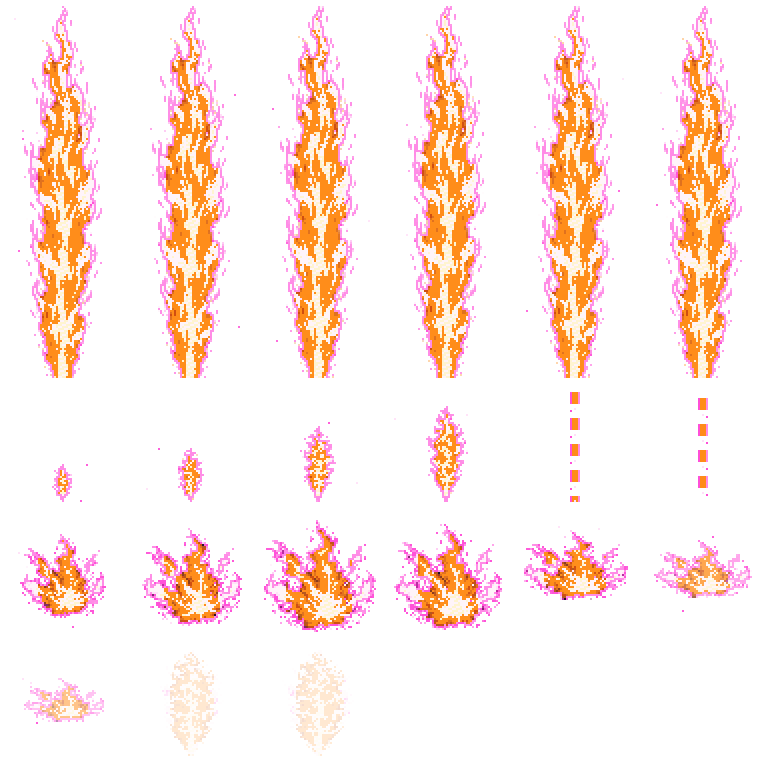
#> input picture Pause/Assets/Art/Attacks/Ember~/ember_attack_mineflame.png, 768 x 768 px
$ python verify.py
#> lines starting #> are read from the running program, lines starting #| are printed output that depends on the picture; after the words box and inside, x2 and y2 are one past the last pixel; in counts of white or black regions, pixels touching at a corner belong together
"""Pixel and animation audit for ember_attack_mineflame.png."""
from __future__ import annotations

import colorsys
from pathlib import Path

import numpy as np
from PIL import Image

ROOT = Path(__file__).resolve().parent.parent
PATH = ROOT / "ember_attack_mineflame.png"
RESERVED = {(3, 3), (4, 3), (5, 3)}


def cell(im: np.ndarray, col: int, row: int) -> np.ndarray:
    top = 0 if row == 0 else (row + 2) * 128
    height = 384 if row == 0 else 128
    return im[top : top + height, col * 128 : (col + 1) * 128]


def hue_counts(pixels: np.ndarray) -> tuple[float, list[float], int]:
    if not len(pixels):
        return 0, [0] * 4, 0
    pink = 0
    pickups = [0, 0, 0, 0]
    red = 0
    for r, g, b, _ in pixels:
        hue, sat, val = colorsys.rgb_to_hsv(r / 255, g / 255, b / 255)
        hue *= 360
        pink += (300 <= hue <= 340 and sat >= .18) or (val >= .88 and sat <= .25)
        if sat > .65:
            for i, target in enumerate((178, 82, 259, 37)):
                pickups[i] += min(abs(hue - target), 360 - abs(hue - target)) <= 20
        red += (hue >= 345 or hue <= 15) and sat > .5
    return 100 * pink / len(pixels), [100 * n / len(pixels) for n in pickups], red


def difference(a: np.ndarray, b: np.ndarray) -> float:
    opaque = (a[:, :, 3] > 24) | (b[:, :, 3] > 24)
    if not opaque.any():
        return 0
    changed = np.any(a != b, axis=2) & opaque
    return 100 * changed.sum() / opaque.sum()


def run() -> None:
    image = Image.open(PATH)
#> image is the input picture: PIL image 768x768 RGBA; mean R, G, B, A 60.8, 40.3, 33.9, 55.6
    size_ok = image.size == (768, 768)
#> size_ok = True
    rgba_ok = image.mode == "RGBA"
#> rgba_ok = True
    im = np.array(image.convert("RGBA"))
    failures = []
    if not size_ok or not rgba_ok:
        failures.append("size/RGBA")
    print(f"file: {PATH.name} | size {image.size} {'OK' if size_ok else 'FAIL'} | RGBA {'OK' if rgba_ok else 'FAIL'}")
#| file: ember_attack_mineflame.png | size (768, 768) OK | RGBA OK
    print("cell          ink  border pink%  near178/82/259/37%       red  width")
    print("-----------------------------------------------------------------------")
    for row in range(4):
        for col in range(6):
            c = cell(im, col, row)
            alpha = c[:, :, 3]
            nonempty = int((alpha > 24).sum())
            reserved = (col, row) in RESERVED
            border = np.zeros(alpha.shape, dtype=bool)
            border[:6] = border[-6:] = border[:, :6] = border[:, -6:] = True
            border_ok = not np.any(alpha[border] > 24)
            pixels = c[alpha > 24]
            pink, pickups, red = hue_counts(pixels)
            xs = np.where(alpha > 24)[1]
            width = int(xs.max() - xs.min() + 1) if len(xs) else 0
            label = f"r{row}c{col}"
            if reserved:
                print(f"{label:5} reserved  {'OK' if nonempty == 0 else 'FAIL'}")
                if nonempty:
                    failures.append(f"reserved {label}")
                continue
            valid = nonempty > 0 and border_ok and pink >= 30 and red == 0 and (row != 0 or width <= 100)
            if not valid:
                failures.append(label)
            p = "/".join(f"{v:4.1f}" for v in pickups)
            print(f"{label:5} {nonempty:7}  {'OK' if border_ok else 'FAIL':>4}  {pink:5.1f}  {p:>21}  {red:4}  {width:3}")
#> this loop made 4 passes
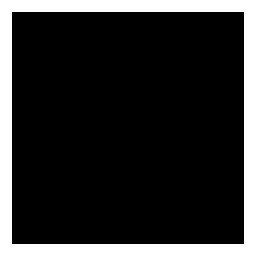
#> border: shape (128, 128) bool (shown 2 times larger); 17.9% white; 1 white region, box (x1, y1, x2, y2) and area: (0, 0, 128, 128) 2928
#> after the loop, failures = []

    # Exact 2x nearest reconstruction from the native 384x384 canvas.
    native = image.resize((384, 384), Image.Resampling.NEAREST)
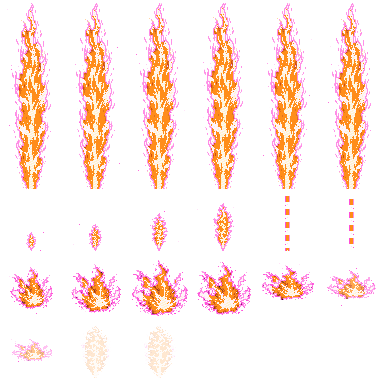
#> native: PIL image 384x384 RGBA; mean R, G, B, A 60.8, 40.3, 33.9, 55.6; transparent parts drawn white
    round_trip = np.array(native.resize((768, 768), Image.Resampling.NEAREST))
    round_ok = np.array_equal(im, round_trip)
#> round_ok = True
    print(f"x2 nearest round trip: {'OK' if round_ok else 'FAIL'}")
#| x2 nearest round trip: OK
    if not round_ok:
        failures.append("x2")

    body = [cell(im, i, 0) for i in range(6)]
#> in cell (call 25), `return im[top : top + height, col * 128 : (col + 1) * 128]`:
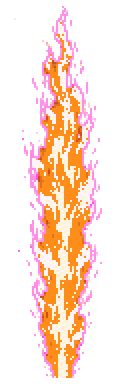
#> returned value: shape (384, 128, 4); mean of channels 0, 1, 2, 3 84.8, 57.7, 46.1, 81.7; transparent parts drawn white
#> in cell (call 28), `return im[top : top + height, col * 128 : (col + 1) * 128]`:
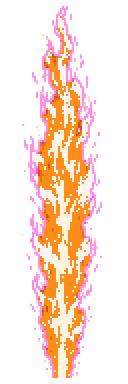
#> returned value: shape (384, 128, 4); mean of channels 0, 1, 2, 3 85.3, 58.1, 46.4, 82.2; transparent parts drawn white
#> body = 6 items
    steps = [difference(body[i], body[(i + 1) % 6]) for i in range(6)]
#> in difference, `opaque = (a[:, :, 3] > 24) | (b[:, :, 3] > 24)`: opaque: shape (384, 128) bool; 34.9% white; 35 white regions (25 under 20 px), largest, box (x1, y1, x2, y2) and area: (28, 6, 102, 378) 16660, (80, 58, 84, 74) 48, (32, 76, 38, 92) 48
#> in difference, `changed = np.any(a != b, axis=2) & opaque`: changed: shape (384, 128) bool; 20.5% white; 86 white regions (64 under 20 px), largest, box (x1, y1, x2, y2) and area: (40, 6, 102, 378) 6136, (28, 138, 66, 378) 2548, (48, 292, 70, 320) 152
#> in difference (call 2), `opaque = (a[:, :, 3] > 24) | (b[:, :, 3] > 24)`: opaque: shape (384, 128) bool; 35% white; 35 white regions (25 under 20 px), largest, box (x1, y1, x2, y2) and area: (28, 6, 102, 378) 16696, (80, 56, 84, 72) 48, (32, 74, 38, 90) 48
#> in difference (call 2), `changed = np.any(a != b, axis=2) & opaque`: changed: shape (384, 128) bool; 20.5% white; 86 white regions (66 under 20 px), largest, box (x1, y1, x2, y2) and area: (40, 6, 102, 378) 6296, (28, 136, 66, 378) 2476, (48, 290, 70, 318) 152
#> in difference (call 3), `opaque = (a[:, :, 3] > 24) | (b[:, :, 3] > 24)`: opaque: shape (384, 128) bool; 35.1% white; 34 white regions (24 under 20 px), largest, box (x1, y1, x2, y2) and area: (28, 6, 102, 378) 16728, (80, 54, 84, 70) 48, (32, 72, 38, 88) 48
#> in difference (call 3), `changed = np.any(a != b, axis=2) & opaque`:
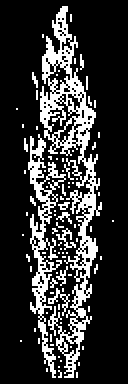
#> changed: shape (384, 128) bool; 20.5% white; 86 white regions (63 under 20 px), largest, box (x1, y1, x2, y2) and area: (40, 6, 102, 378) 6148, (28, 134, 66, 378) 2536, (48, 288, 70, 316) 152
#> steps = [58.69, 58.69, 58.58, 58.58, 58.69, 58.69]
    print("body loop 12 fps differences (% incl. closure): " + ", ".join(f"{v:.1f}" for v in steps))
#| body loop 12 fps differences (% incl. closure): 58.7, 58.7, 58.6, 58.6, 58.7, 58.7
    seam_ok = steps[-1] >= 3 and steps[-1] <= max(steps[:-1]) * 1.5
#> seam_ok = True
    motion_ok = min(steps) >= 3
#> motion_ok = True
    print(f"body motion >=3%: {'OK' if motion_ok else 'FAIL'} | loop seam: {'OK' if seam_ok else 'FAIL'}")
#| body motion >=3%: OK | loop seam: OK
    if not motion_ok or not seam_ok:
        failures.append("body loop")
    for name, a, b in (("aim", cell(im, 4, 1), cell(im, 5, 1)), ("haze", cell(im, 1, 3), cell(im, 2, 3))):
        d = difference(a, b)
        print(f"{name} 2-frame loop step/seam: {d:.1f}% {'OK' if d >= 3 else 'FAIL'}")
        if d < 3:
            failures.append(f"{name} loop")
#> this loop made 2 passes
#> (name, d) on passes 1 to 2: ('aim', 71.01), ('haze', 58.56)
#| aim 2-frame loop step/seam: 71.0% OK
#| haze 2-frame loop step/seam: 58.6% OK
#> pass 1, in difference (call 7), `changed = np.any(a != b, axis=2) & opaque`:
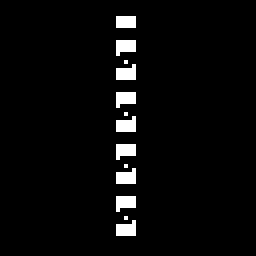
#> changed: shape (128, 128) bool (shown 2 times larger); 3.6% white; 13 white regions (4 under 20 px), largest, box (x1, y1, x2, y2) and area: (58, 20, 68, 28) 64, (58, 32, 68, 40) 64, (58, 46, 68, 54) 64

    # The authored margin makes top/bottom edge rows exactly equal (transparent).
    # Stretching is the intended runtime use; tiling introduces a narrow clear join.
    vertical = [np.array_equal(c[:6], c[-6:]) for c in body]
#> vertical = [True, True, True, True, True, True]
    print(f"body vertical edge equality: {sum(vertical)}/6 {'OK' if all(vertical) else 'FAIL'}")
#| body vertical edge equality: 6/6 OK
    if not all(vertical):
        failures.append("vertical edges")
    haze_max = max(int(cell(im, i, 3)[:, :, 3].max()) for i in (1, 2))
#> in cell (call 36), `return im[top : top + height, col * 128 : (col + 1) * 128]`:
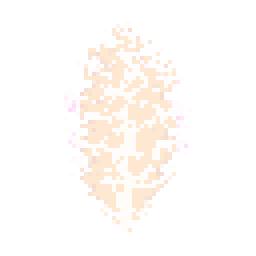
#> returned value: shape (128, 128, 4) (shown 2 times larger); mean of channels 0, 1, 2, 3 59.7, 42.5, 28, 11.5; transparent parts drawn white
#> haze_max = 50
    print(f"haze maximum alpha: {haze_max}/255 {'OK' if haze_max < 64 else 'FAIL'}")
#| haze maximum alpha: 50/255 OK
    if haze_max >= 64:
        failures.append("haze alpha")
    print(f"reserved cells empty: {'OK' if all(np.max(cell(im, c, r)[:, :, 3]) == 0 for c, r in RESERVED) else 'FAIL'}")
#> in cell (call 37), `return im[top : top + height, col * 128 : (col + 1) * 128]`: returned value: shape (128, 128, 4); every value is 0
#| reserved cells empty: OK
    print(f"result: {'PASS' if not failures else 'FAIL (' + ', '.join(failures) + ')'}")
#| result: PASS
    if failures:
        raise SystemExit(1)


if __name__ == "__main__":
    run()
